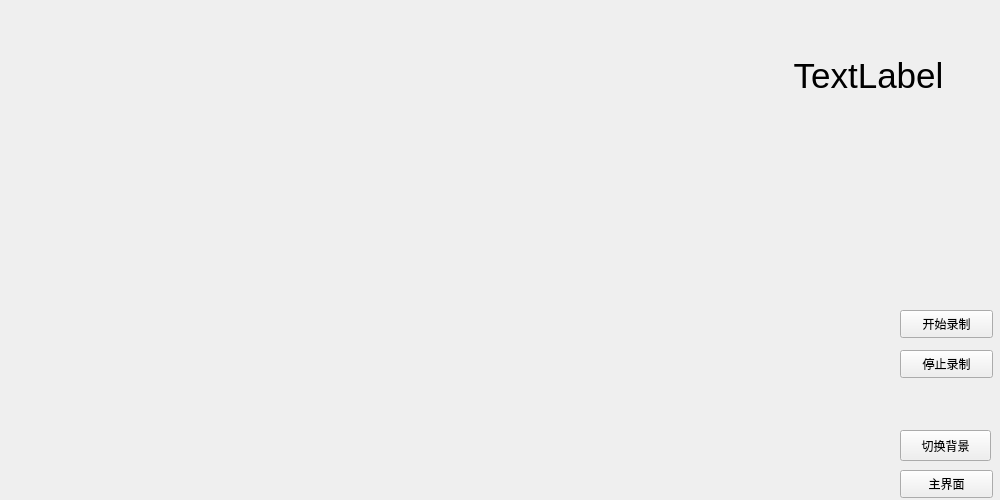
<?xml version="1.0" encoding="UTF-8"?>
<ui version="4.0">
 <class>Widget</class>
 <widget class="QWidget" name="Widget">
  <property name="geometry">
   <rect>
    <x>0</x>
    <y>0</y>
    <width>1000</width>
    <height>500</height>
   </rect>
  </property>
  <property name="minimumSize">
   <size>
    <width>1000</width>
    <height>500</height>
   </size>
  </property>
  <property name="maximumSize">
   <size>
    <width>1000</width>
    <height>500</height>
   </size>
  </property>
  <property name="windowTitle">
   <string>Widget</string>
  </property>
  <property name="styleSheet">
   <string notr="true">QWidget {
    border-image: url(image/keyboard_image.png) 0 0 0 0 stretch stretch;
    background-position: top;
}
    </string>
  </property>
  <widget class="QPushButton" name="startrecord">
   <property name="geometry">
    <rect>
     <x>900</x>
     <y>310</y>
     <width>93</width>
     <height>28</height>
    </rect>
   </property>
   <property name="text">
    <string>开始录制</string>
   </property>
  </widget>
  <widget class="QPushButton" name="stoprecord">
   <property name="geometry">
    <rect>
     <x>900</x>
     <y>350</y>
     <width>93</width>
     <height>28</height>
    </rect>
   </property>
   <property name="text">
    <string>停止录制</string>
   </property>
  </widget>
  <widget class="QLabel" name="statusLabel">
   <property name="geometry">
    <rect>
     <x>758</x>
     <y>30</y>
     <width>221</width>
     <height>91</height>
    </rect>
   </property>
   <property name="font">
    <font>
     <pointsize>26</pointsize>
    </font>
   </property>
   <property name="text">
    <string>TextLabel</string>
   </property>
   <property name="alignment">
    <set>Qt::AlignCenter</set>
   </property>
  </widget>
  <widget class="QPushButton" name="back">
   <property name="geometry">
    <rect>
     <x>900</x>
     <y>470</y>
     <width>93</width>
     <height>28</height>
    </rect>
   </property>
   <property name="text">
    <string>主界面</string>
   </property>
  </widget>
  <widget class="QToolButton" name="switch_2">
   <property name="geometry">
    <rect>
     <x>900</x>
     <y>430</y>
     <width>91</width>
     <height>31</height>
    </rect>
   </property>
   <property name="text">
    <string>切换背景</string>
   </property>
  </widget>
 </widget>
 <resources/>
 <connections/>
</ui>
